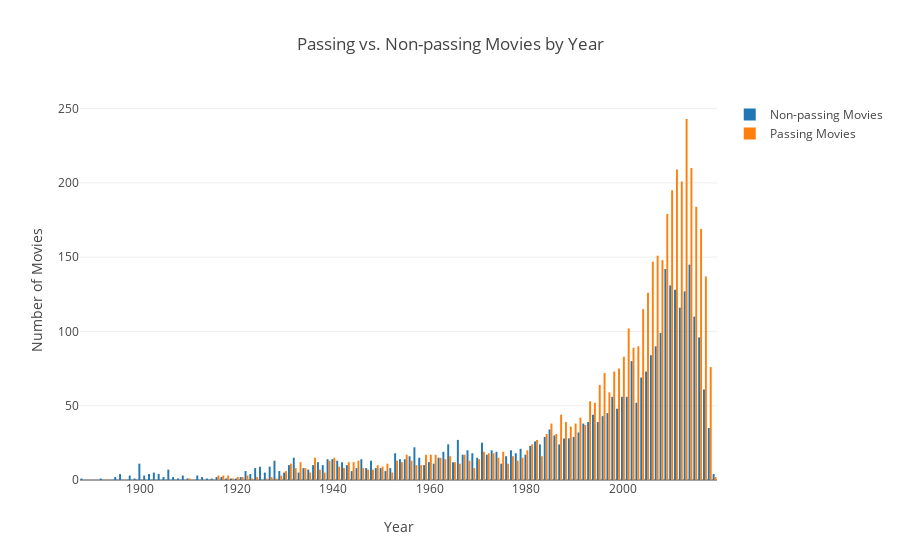

Notebook code cell kept with this figure:
### Code cell
trace0 = go.Bar(
    x=[year for year in non_passing_by_year.index],
    y=[count for count in non_passing_by_year.values],
    name='Non-passing Movies'    
)

trace1 = go.Bar(
    x=[year for year in passing_by_year.index],
    y=[count for count in passing_by_year.values],
    name='Passing Movies'    
)

data = [trace0, trace1]    
layout = go.Layout(
    title="Passing vs. Non-passing Movies by Year", 
    xaxis=dict(title="Year"), 
    yaxis=dict(title="Number of Movies"),
    barmode='group'
)

fig = go.Figure(data=data, layout=layout)
iplot(fig)

### Figure 1 — Plotly figure (JSON) as saved in the notebook; plotly's stock layout.template omitted (floating-point values rounded to 4 significant figures)
{"data": [{"name": "Non-passing Movies", "type": "bar", "uid": "22e8da07-1ac4-49d7-9a04-5d9f983a11b4", "x": [1888, 1892, 1895, 1896, 1898, 1899, 1900, 1901, 1902, 1903, 1904, 1905, 1906, 1907, 1908, 1909, 1910, 1912, 1913, 1914, 1915, 1916, 1917, 1918, 1919, 1920, 1921, 1922, 1923, 1924, 1925, 1926, 1927, 1928, 1929, 1930, 1931, 1932, 1933, 1934, 1935, 1936, 1937, 1938, 1939, 1940, 1941, 1942, 1943, 1944, 1945, 1946, 1947, 1948, 1949, 1950, 1951, 1952, 1953, 1954, 1955, 1956, 1957, 1958, 1959, 1960, 1961, 1962, 1963, 1964, 1965, 1966, 1967, 1968, 1969, 1970, 1971, 1972, 1973, 1974, 1975, 1976, 1977, 1978, 1979, 1980, 1981, 1982, 1983, 1984, 1985, 1986, 1987, 1988, 1989, 1990, 1991, 1992, 1993, 1994, 1995, 1996, 1997, 1998, 1999, 2000, 2001, 2002, 2003, 2004, 2005, 2006, 2007, 2008, 2009, 2010, 2011, 2012, 2013, 2014, 2015, 2016, 2017, 2018, 2019], "y": [1, 1, 2, 4, 3, 1, 11, 3, 4, 5, 4, 2, 7, 2, 1, 3, 1, 3, 2, 1, 1, 2, 2, 1, 1, 1, 2, 6, 4, 8, 9, 5, 9, 13, 6, 5, 10, 15, 5, 8, 7, 10, 12, 10, 14, 14, 13, 12, 10, 6, 8, 14, 8, 13, 8, 8, 6, 8, 18, 14, 14, 16, 22, 15, 10, 12, 11, 15, 19, 24, 12, 27, 17, 20, 18, 15, 25, 17, 20, 19, 11, 16, 20, 18, 21, 17, 23, 26, 24, 29, 34, 30, 24, 28, 28, 29, 32, 38, 39, 44, 39, 43, 45, 56, 48, 56, 56, 80, 52, 69, 73, 84, 90, 99, 142, 131, 128, 116, 127, 145, 110, 96, 61, 35, 4]}, {"name": "Passing Movies", "type": "bar", "uid": "fc934895-e058-4563-a925-65640ad37e90", "x": [1910, 1916, 1917, 1918, 1919, 1920, 1921, 1922, 1923, 1924, 1926, 1927, 1928, 1929, 1930, 1931, 1932, 1933, 1934, 1935, 1936, 1937, 1938, 1939, 1940, 1941, 1942, 1943, 1944, 1945, 1946, 1947, 1948, 1949, 1950, 1951, 1952, 1953, 1954, 1955, 1956, 1957, 1958, 1959, 1960, 1961, 1962, 1963, 1964, 1965, 1966, 1967, 1968, 1969, 1970, 1971, 1972, 1973, 1974, 1975, 1976, 1977, 1978, 1979, 1980, 1981, 1982, 1983, 1984, 1985, 1986, 1987, 1988, 1989, 1990, 1991, 1992, 1993, 1994, 1995, 1996, 1997, 1998, 1999, 2000, 2001, 2002, 2003, 2004, 2005, 2006, 2007, 2008, 2009, 2010, 2011, 2012, 2013, 2014, 2015, 2016, 2017, 2018, 2019], "y": [1, 3, 3, 3, 1, 2, 2, 3, 1, 2, 1, 2, 1, 3, 6, 11, 8, 12, 8, 5, 15, 7, 5, 13, 15, 9, 8, 12, 12, 13, 8, 7, 7, 10, 9, 11, 5, 13, 12, 17, 13, 10, 10, 17, 17, 17, 15, 14, 16, 12, 11, 17, 13, 8, 14, 19, 18, 18, 15, 19, 11, 16, 13, 15, 20, 24, 27, 16, 31, 38, 31, 44, 39, 36, 38, 42, 37, 53, 52, 64, 72, 59, 73, 75, 83, 102, 89, 90, 115, 126, 147, 151, 148, 179, 195, 209, 201, 243, 210, 184, 169, 137, 76, 2]}], "layout": {"autosize": true, "barmode": "group", "title": {"text": "Passing vs. Non-passing Movies by Year"}, "xaxis": {"autorange": true, "range": [1888.0, 2020.0], "title": {"text": "Year"}, "type": "linear"}, "yaxis": {"autorange": true, "range": [0, 255.8], "title": {"text": "Number of Movies"}, "type": "linear"}}}
